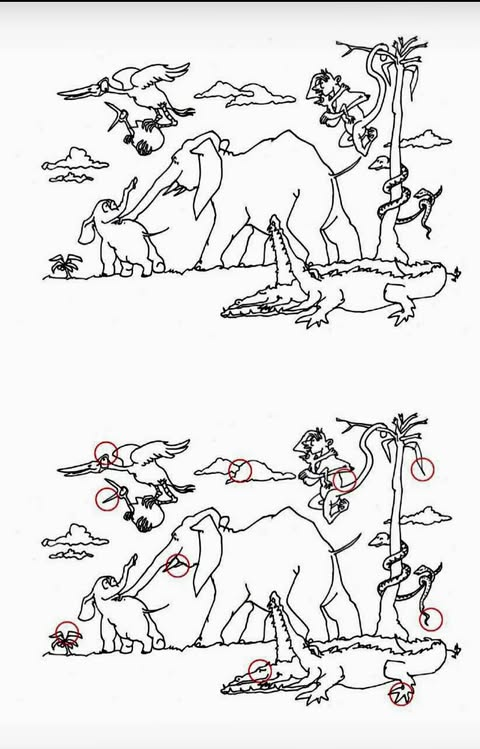
#> input picture spot_the_difference/correct_answers/answer_01.jpg, 480 x 749 px; its folder holds 4 pictures in this run
$ python check_all_answers.py
#> lines starting #> are read from the running program, lines starting #| are printed output that depends on the picture; after the words box and inside, x2 and y2 are one past the last pixel; in counts of white or black regions, pixels touching at a corner belong together
import cv2
import numpy as np
import glob
import os

for path in sorted(glob.glob("spot_the_difference/correct_answers/answer_*.jpg")):
    img = cv2.imread(path)
#> img is the input picture: shape (749, 480, 3); mean B, G, R 229.4, 229.4, 229.7
    if img is None:
        continue
    hsv = cv2.cvtColor(img, cv2.COLOR_BGR2HSV)
#> hsv: shape (749, 480, 3); mean H, S, V 4.2, 1.2, 229.8
    lower_red1 = np.array([0, 50, 50])
    upper_red1 = np.array([10, 255, 255])
    lower_red2 = np.array([170, 50, 50])
    upper_red2 = np.array([180, 255, 255])
    mask = cv2.bitwise_or(cv2.inRange(hsv, lower_red1, upper_red1), cv2.inRange(hsv, lower_red2, upper_red2))
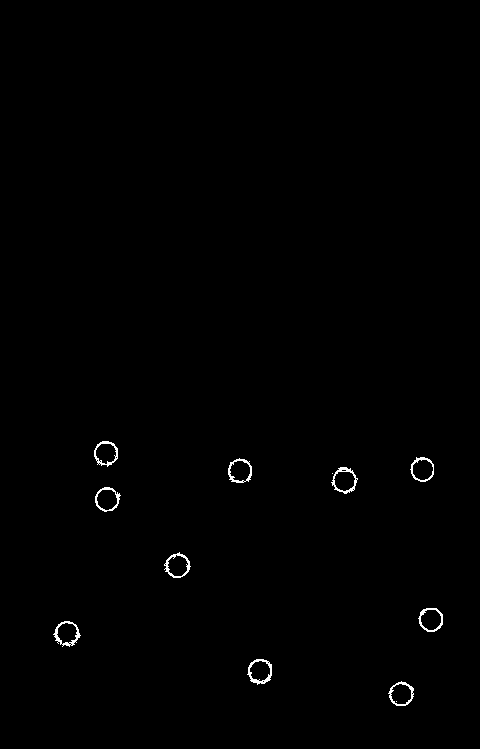
#> mask: shape (749, 480); 0.49% white in thin lines or dots, all inside (x1, y1, x2, y2) = (53, 441, 443, 706)
    cnts, _ = cv2.findContours(mask, cv2.RETR_EXTERNAL, cv2.CHAIN_APPROX_SIMPLE)
#> cnts = 11 contours, 1 with area under 20; largest, box (x1, y1, x2, y2) and area: (331, 467, 358, 494) 463, (247, 659, 272, 685) 462, (53, 621, 81, 647) 454, (164, 552, 191, 578) 450, (388, 681, 414, 706) 444

    total = 0
    circles = 0
    contours = 0
    for c in cnts:
        area = cv2.contourArea(c)
        if area < 10:
            continue
        total += 1
        peri = cv2.arcLength(c, True)
        circ = 4 * np.pi * area / (peri ** 2) if peri > 0 else 0
        if circ >= 0.65:
            circles += 1
        else:
            contours += 1
#> this loop made 11 passes
#> (area, peri, circ, contours) on passes 3, 8: (454.5, 104.5, 0.523, 1), (463, 97.74, 0.609, 2)
#> (area, peri, circ) on passes 1, 2, 4, 5, 6, 9: (443.5, 83.5, 0.799), (462, 87.6, 0.757), (443, 78.77, 0.897), (449.5, 88.33, 0.724), (438.5, 86.67, 0.734), (443, 89.6, 0.693)
#> after the loop, circles = 8; contours = 2; total = 10

    print(f"{os.path.basename(path)} (shape {img.shape}): total_red={total}, circles={circles}, contours={contours}")
#| answer_01.jpg (shape (749, 480, 3)): total_red=10, circles=8, contours=2
#> pass 2 of the loop `for path in sorted(glob.glob("spot_the_difference/correct_answers/answ..`:
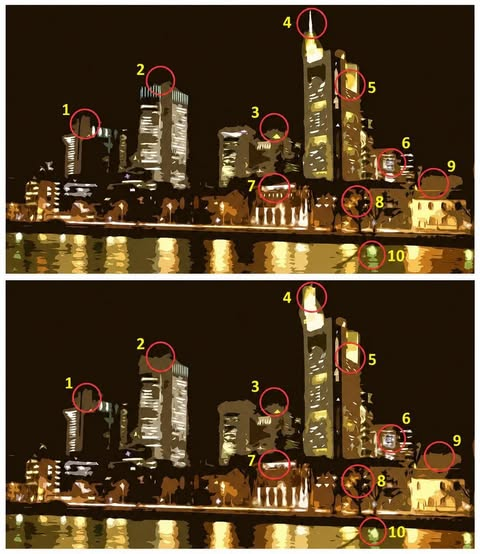
#> input picture spot_the_difference/correct_answers/answer_02.jpg, 480 x 554 px
#> img is the input picture: shape (554, 480, 3); mean B, G, R 38.1, 63, 82.2
#> hsv: shape (554, 480, 3); mean H, S, V 19.2, 185, 82.3
#> `mask = cv2.bitwise_or(cv2.inRange(hsv, lower_red1, upper_red1), cv2.in..`:
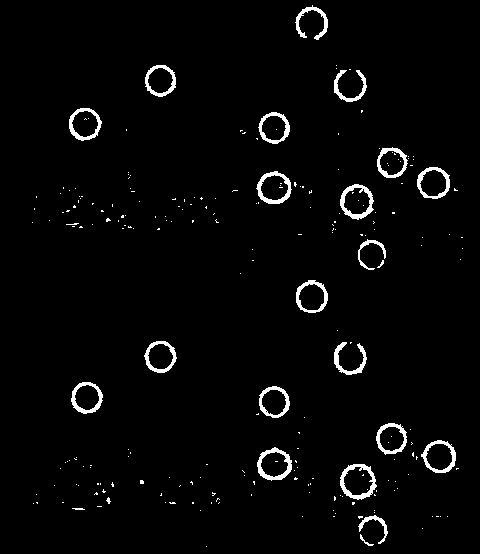
#> mask: shape (554, 480); 2.7% white; 234 white regions (211 under 20 px)
#> cnts = 214 contours, 193 with area under 20; largest, box (x1, y1, x2, y2) and area: (340, 464, 377, 500) 964, (340, 184, 374, 220) 864, (256, 171, 292, 204) 841, (257, 447, 292, 481) 837, (421, 440, 456, 473) 816
#> the loop `for c in cnts:` made 214 passes
#> (area, peri, circ) on passes 2, 11, 72, 87, 89, 92, 95, 96: (20, 39.8, 0.159), (137.5, 127.3, 0.107), (964.5, 126.8, 0.754), (837, 114.6, 0.801), (816.5, 115.2, 0.774), (722, 109.7, 0.753), (728.5, 102.3, 0.874), (744.5, 106.3, 0.828)
#> after the loop `for c in cnts:`: circles = 15; contours = 8; total = 23
#| answer_02.jpg (shape (554, 480, 3)): total_red=23, circles=15, contours=8
#> pass 3 of the loop `for path in sorted(glob.glob("spot_the_difference/correct_answers/answ..`:
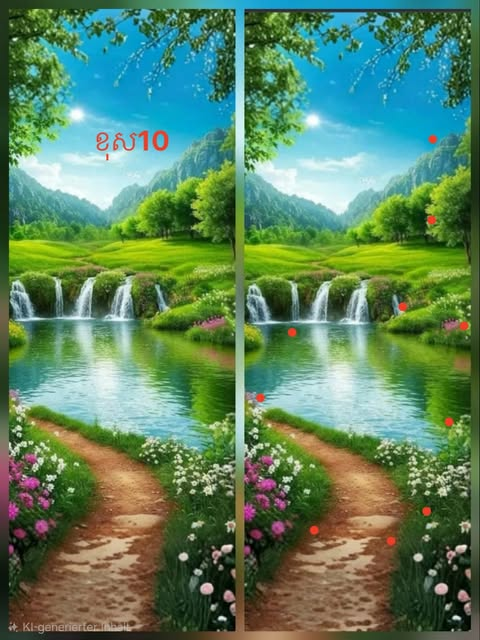
#> input picture spot_the_difference/correct_answers/answer_03.jpg, 480 x 640 px
#> img is the input picture: shape (640, 480, 3); mean B, G, R 96.5, 131.2, 93.3
#> hsv: shape (640, 480, 3); mean H, S, V 58.9, 142, 142.4
#> `mask = cv2.bitwise_or(cv2.inRange(hsv, lower_red1, upper_red1), cv2.in..`:
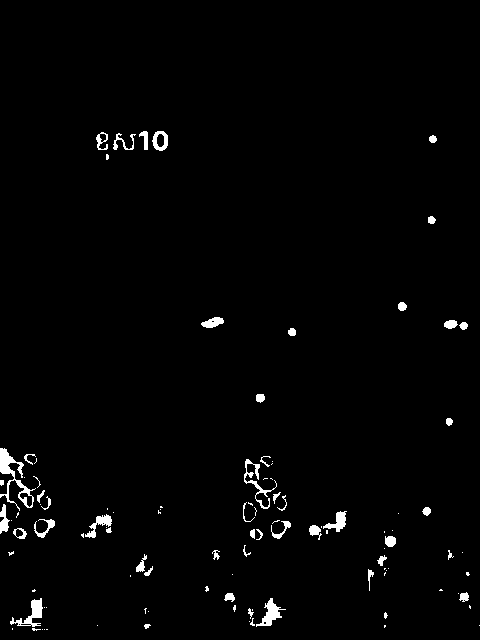
#> mask: shape (640, 480); 1.7% white; 106 white regions (58 under 20 px)
#> cnts = 106 contours, 70 with area under 20; largest, box (x1, y1, x2, y2) and area: (0, 448, 36, 511) 551, (10, 598, 43, 627) 277, (256, 598, 286, 627) 264, (152, 131, 168, 151) 230, (323, 511, 347, 532) 184
#> the loop `for c in cnts:` made 106 passes
#> (area, peri, circ) on passes 21, 22, 24, 25, 34, 37, 38, 39: (263.5, 124.2, 0.215), (277, 161.3, 0.134), (52.5, 33.56, 0.586), (54.5, 34.38, 0.579), (27.5, 51.9, 0.128), (23.5, 28.73, 0.358), (39, 34.14, 0.42), (62, 57.11, 0.239)
#> after the loop `for c in cnts:`: circles = 15; contours = 34; total = 49
#| answer_03.jpg (shape (640, 480, 3)): total_red=49, circles=15, contours=34
#> the loop made 4 passes; the first 3 are shown
